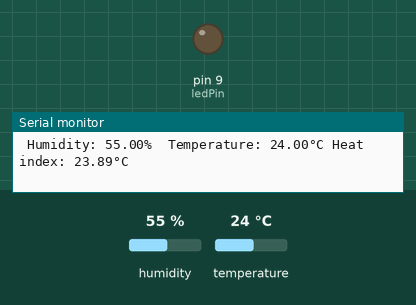
This sketch was run on a simulated Arduino Uno, built with avr-gcc and run on an emulated ATmega328P. On the bench: output pins drawn as LEDs (lit = HIGH), the last lines printed to the serial monitor. The test bench sets the inputs (shaded band); at power-on: humidity 55 %, temperature 24 °C.

Above: at 2.9 s.
3.0 s: humidity set to 68 %
9.1 s: humidity set to 71 %
At 11.4 s:
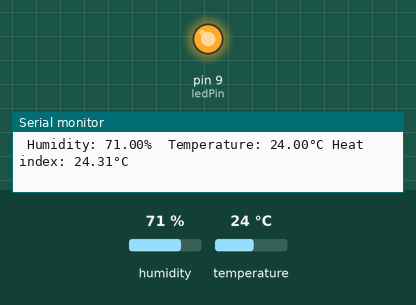
11.9 s: humidity set to 22 %
At 12.8 s:
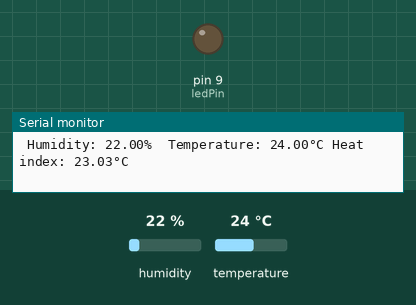
18.0 s: humidity set to 88 %
At 19.6 s:
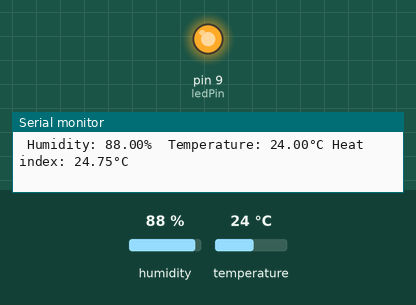
Timing chart, 0 to 21.1 s (numbered marks = the images above; inputs shaded):
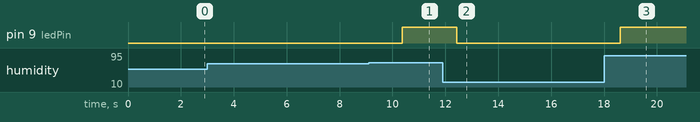

The sketch:

DHT-tempHumi-LED.ino
```cpp
#include "DHT.h"
#define DHTPIN 2
#define DHTTYPE DHT11
DHT dht(DHTPIN, DHTTYPE);
int ledPin = 9;

void setup() {
  // put your setup code here, to run once:
  Serial.begin(9600);
  Serial.println(F("DHTxx test!"));
  pinMode(ledPin, OUTPUT);
  dht.begin();
}

void loop() {
  // put your main code here, to run repeatedly:
  float h = dht.readHumidity();
  float t = dht.readTemperature();

  if (isnan(h) || isnan(t) ) {
    Serial.println(F("Failed to read from DHT sensor!"));
    return;
  }
//  float hif = dht.computeHeatIndex(f, h);
  float hic = dht.computeHeatIndex(t, h, false);


  if (h >= 70) {
    analogWrite(ledPin, 255);
  }else{
    analogWrite(ledPin, 0);
    }
  Serial.print(F(" Humidity: "));
  Serial.print(h);
  Serial.print(F("%  Temperature: "));
  Serial.print(t);
  Serial.print(F("°C Heat index: "));
  Serial.print(hic);
  Serial.println(F("°C "));


}
```

Measured:
- the behaviour switches between 69 and 70 % on humidity (found by bisection; images 0 and 1)
- after the input at 9.1 s, pin 9 (ledPin): LOW → HIGH after 1.3 s
- after the input at 11.9 s, pin 9 (ledPin): HIGH → LOW after 0.53 s
- after the input at 18.0 s, pin 9 (ledPin): LOW → HIGH after 0.62 s
